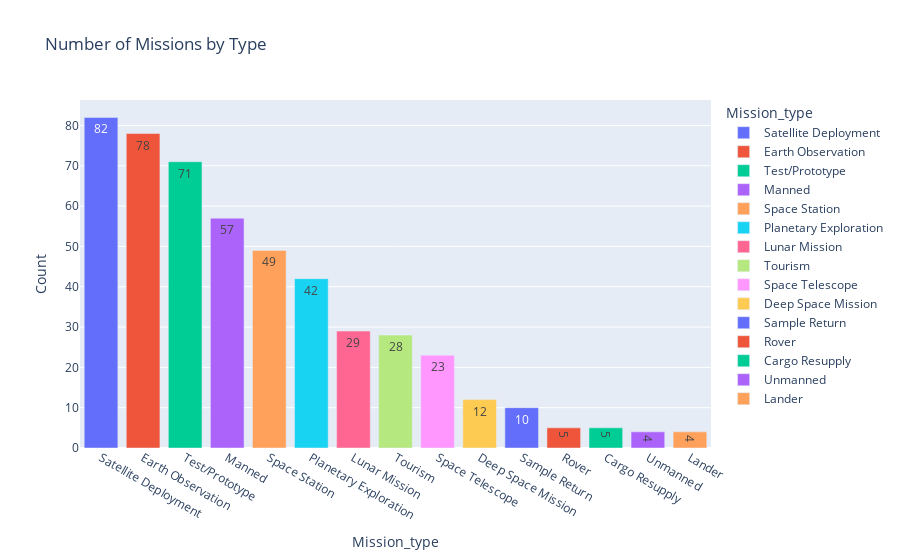

Write notebook code for a chart like this one.
### Code cell
type_count = missions['Mission_type'].value_counts().reset_index()
type_count.columns = ['Mission_type', 'Count']

fig = px.bar(
    type_count,
    x="Mission_type",
    y="Count",
    title="Number of Missions by Type",
    color="Mission_type",
    text="Count"
)
fig.show()

### Figure 1 — Plotly figure (JSON) as saved in the notebook; plotly's stock layout.template omitted (floating-point values rounded to 4 significant figures)
{"data": [{"hovertemplate": "Mission_type=%{x}<br>Count=%{text}<extra></extra>", "legendgroup": "Satellite Deployment", "marker": {"color": "#636efa", "pattern": {"shape": ""}}, "name": "Satellite Deployment", "orientation": "v", "showlegend": true, "text": [82.0], "textposition": "auto", "type": "bar", "x": ["Satellite Deployment"], "xaxis": "x", "y": [82], "yaxis": "y"}, {"hovertemplate": "Mission_type=%{x}<br>Count=%{text}<extra></extra>", "legendgroup": "Earth Observation", "marker": {"color": "#EF553B", "pattern": {"shape": ""}}, "name": "Earth Observation", "orientation": "v", "showlegend": true, "text": [78.0], "textposition": "auto", "type": "bar", "x": ["Earth Observation"], "xaxis": "x", "y": [78], "yaxis": "y"}, {"hovertemplate": "Mission_type=%{x}<br>Count=%{text}<extra></extra>", "legendgroup": "Test/Prototype", "marker": {"color": "#00cc96", "pattern": {"shape": ""}}, "name": "Test/Prototype", "orientation": "v", "showlegend": true, "text": [71.0], "textposition": "auto", "type": "bar", "x": ["Test/Prototype"], "xaxis": "x", "y": [71], "yaxis": "y"}, {"hovertemplate": "Mission_type=%{x}<br>Count=%{text}<extra></extra>", "legendgroup": "Manned", "marker": {"color": "#ab63fa", "pattern": {"shape": ""}}, "name": "Manned", "orientation": "v", "showlegend": true, "text": [57.0], "textposition": "auto", "type": "bar", "x": ["Manned"], "xaxis": "x", "y": [57], "yaxis": "y"}, {"hovertemplate": "Mission_type=%{x}<br>Count=%{text}<extra></extra>", "legendgroup": "Space Station", "marker": {"color": "#FFA15A", "pattern": {"shape": ""}}, "name": "Space Station", "orientation": "v", "showlegend": true, "text": [49.0], "textposition": "auto", "type": "bar", "x": ["Space Station"], "xaxis": "x", "y": [49], "yaxis": "y"}, {"hovertemplate": "Mission_type=%{x}<br>Count=%{text}<extra></extra>", "legendgroup": "Planetary Exploration", "marker": {"color": "#19d3f3", "pattern": {"shape": ""}}, "name": "Planetary Exploration", "orientation": "v", "showlegend": true, "text": [42.0], "textposition": "auto", "type": "bar", "x": ["Planetary Exploration"], "xaxis": "x", "y": [42], "yaxis": "y"}, {"hovertemplate": "Mission_type=%{x}<br>Count=%{text}<extra></extra>", "legendgroup": "Lunar Mission", "marker": {"color": "#FF6692", "pattern": {"shape": ""}}, "name": "Lunar Mission", "orientation": "v", "showlegend": true, "text": [29.0], "textposition": "auto", "type": "bar", "x": ["Lunar Mission"], "xaxis": "x", "y": [29], "yaxis": "y"}, {"hovertemplate": "Mission_type=%{x}<br>Count=%{text}<extra></extra>", "legendgroup": "Tourism", "marker": {"color": "#B6E880", "pattern": {"shape": ""}}, "name": "Tourism", "orientation": "v", "showlegend": true, "text": [28.0], "textposition": "auto", "type": "bar", "x": ["Tourism"], "xaxis": "x", "y": [28], "yaxis": "y"}, {"hovertemplate": "Mission_type=%{x}<br>Count=%{text}<extra></extra>", "legendgroup": "Space Telescope", "marker": {"color": "#FF97FF", "pattern": {"shape": ""}}, "name": "Space Telescope", "orientation": "v", "showlegend": true, "text": [23.0], "textposition": "auto", "type": "bar", "x": ["Space Telescope"], "xaxis": "x", "y": [23], "yaxis": "y"}, {"hovertemplate": "Mission_type=%{x}<br>Count=%{text}<extra></extra>", "legendgroup": "Deep Space Mission", "marker": {"color": "#FECB52", "pattern": {"shape": ""}}, "name": "Deep Space Mission", "orientation": "v", "showlegend": true, "text": [12.0], "textposition": "auto", "type": "bar", "x": ["Deep Space Mission"], "xaxis": "x", "y": [12], "yaxis": "y"}, {"hovertemplate": "Mission_type=%{x}<br>Count=%{text}<extra></extra>", "legendgroup": "Sample Return", "marker": {"color": "#636efa", "pattern": {"shape": ""}}, "name": "Sample Return", "orientation": "v", "showlegend": true, "text": [10.0], "textposition": "auto", "type": "bar", "x": ["Sample Return"], "xaxis": "x", "y": [10], "yaxis": "y"}, {"hovertemplate": "Mission_type=%{x}<br>Count=%{text}<extra></extra>", "legendgroup": "Rover", "marker": {"color": "#EF553B", "pattern": {"shape": ""}}, "name": "Rover", "orientation": "v", "showlegend": true, "text": [5.0], "textposition": "auto", "type": "bar", "x": ["Rover"], "xaxis": "x", "y": [5], "yaxis": "y"}, {"hovertemplate": "Mission_type=%{x}<br>Count=%{text}<extra></extra>", "legendgroup": "Cargo Resupply", "marker": {"color": "#00cc96", "pattern": {"shape": ""}}, "name": "Cargo Resupply", "orientation": "v", "showlegend": true, "text": [5.0], "textposition": "auto", "type": "bar", "x": ["Cargo Resupply"], "xaxis": "x", "y": [5], "yaxis": "y"}, {"hovertemplate": "Mission_type=%{x}<br>Count=%{text}<extra></extra>", "legendgroup": "Unmanned", "marker": {"color": "#ab63fa", "pattern": {"shape": ""}}, "name": "Unmanned", "orientation": "v", "showlegend": true, "text": [4.0], "textposition": "auto", "type": "bar", "x": ["Unmanned"], "xaxis": "x", "y": [4], "yaxis": "y"}, {"hovertemplate": "Mission_type=%{x}<br>Count=%{text}<extra></extra>", "legendgroup": "Lander", "marker": {"color": "#FFA15A", "pattern": {"shape": ""}}, "name": "Lander", "orientation": "v", "showlegend": true, "text": [4.0], "textposition": "auto", "type": "bar", "x": ["Lander"], "xaxis": "x", "y": [4], "yaxis": "y"}], "layout": {"barmode": "relative", "legend": {"title": {"text": "Mission_type"}, "tracegroupgap": 0}, "title": {"text": "Number of Missions by Type"}, "xaxis": {"anchor": "y", "categoryarray": ["Satellite Deployment", "Earth Observation", "Test/Prototype", "Manned", "Space Station", "Planetary Exploration", "Lunar Mission", "Tourism", "Space Telescope", "Deep Space Mission", "Sample Return", "Rover", "Cargo Resupply", "Unmanned", "Lander"], "categoryorder": "array", "domain": [0, 1], "title": {"text": "Mission_type"}}, "yaxis": {"anchor": "x", "domain": [0, 1], "title": {"text": "Count"}}}}
